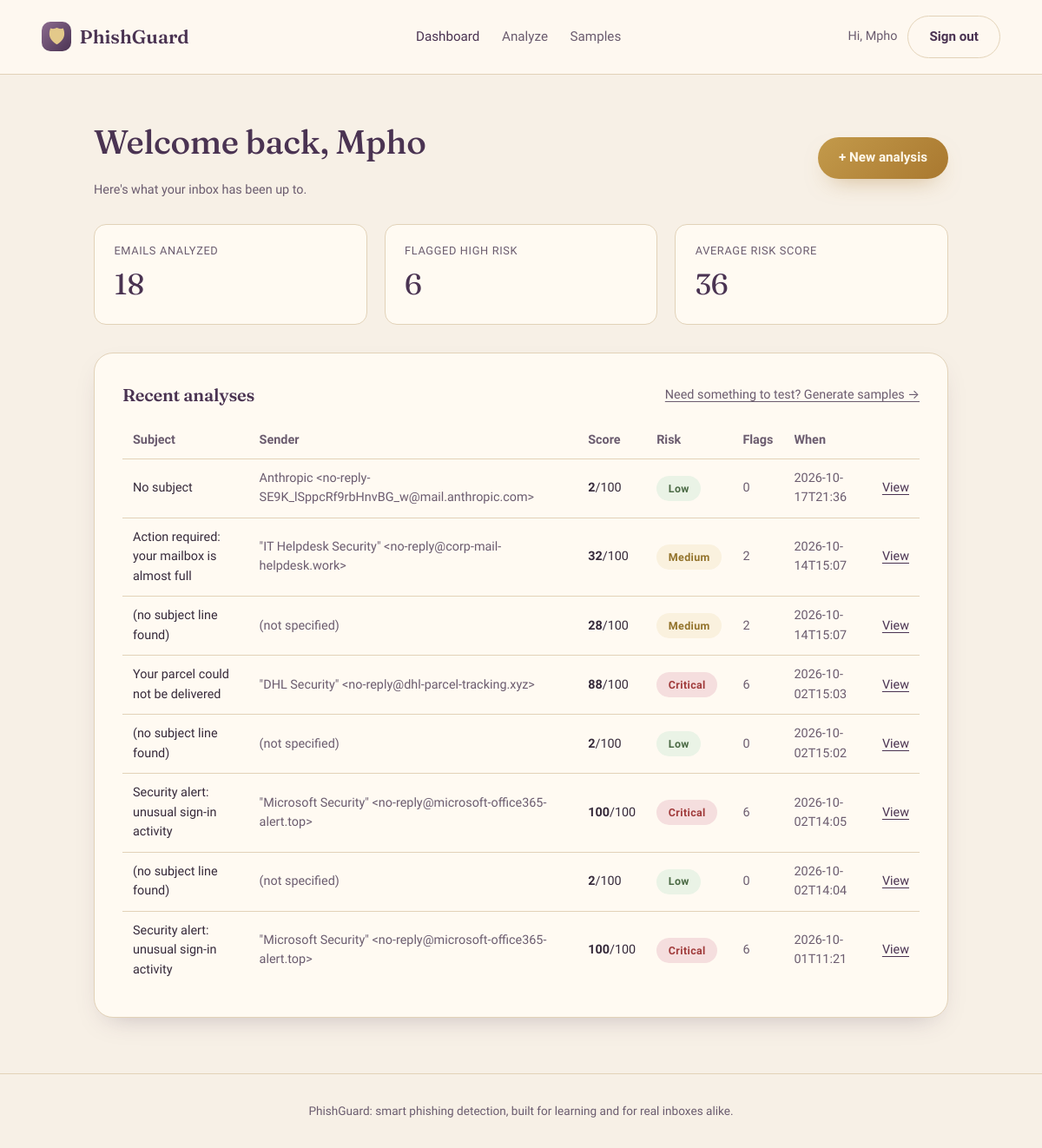
The app's page /dashboard (signed in) with its own data.
### tables this page shows
CREATE TABLE users (
            id INTEGER PRIMARY KEY AUTOINCREMENT,
            name TEXT NOT NULL,
            email TEXT UNIQUE NOT NULL,
            password_hash TEXT NOT NULL,
            created_at TEXT NOT NULL
        );

CREATE TABLE analyses (
            id INTEGER PRIMARY KEY AUTOINCREMENT,
            user_id INTEGER NOT NULL,
            subject TEXT,
            sender TEXT,
            score INTEGER NOT NULL,
            risk_level TEXT NOT NULL,
            flag_count INTEGER NOT NULL,
            created_at TEXT NOT NULL, result_json TEXT, raw_email TEXT,
            FOREIGN KEY (user_id) REFERENCES users(id) ON DELETE CASCADE
        );

### app.py (the view)
@app.route("/dashboard")
@login_required
def dashboard():
    uid = session["user_id"]
    recent = db("SELECT * FROM analyses WHERE user_id = ? ORDER BY id DESC LIMIT 8", (uid,), many=True)
    stats = db("""SELECT COUNT(*) AS total, AVG(score) AS avg_score,
                  SUM(CASE WHEN risk_level IN ('High','Critical') THEN 1 ELSE 0 END) AS risky
                  FROM analyses WHERE user_id = ?""", (uid,), one=True)
    return render_template("dashboard.html", recent=recent, stats=stats)

### app.py (called while the page is built)
def db(sql, args=(), one=False, many=False):
    conn = sqlite3.connect(DB_PATH)
    conn.row_factory = sqlite3.Row
    conn.execute("PRAGMA foreign_keys = ON")
    cur = conn.execute(sql, args)
    out = cur.fetchone() if one else cur.fetchall() if many else None
    conn.commit()
    conn.close()
    return out

def login_required(view):
    @wraps(view)
    def wrapped(*args, **kwargs):
        if "user_id" not in session:
            flash("Please sign in to continue.", "error")
            return redirect(url_for("login", next=request.path))
        return view(*args, **kwargs)
    return wrapped

@app.context_processor
def inject_user():
    user = db("SELECT * FROM users WHERE id = ?", (session["user_id"],), one=True) if "user_id" in session else None
    return {"current_user": user}

### templates/dashboard.html (shortened to what this page needs)
{% extends "base.html" %}
{% block content %}
<div class="flex-between" style="margin-bottom:1.75rem;">
  <div>
    <h1 class="mb-0">Welcome back, {{ current_user['name'].split(' ')[0] }}</h1>
    <p class="muted mb-0">Here's what your inbox has been up to.</p>
  </div>
  <a href="{{ url_for('analyze') }}" class="btn btn-gold">+ New analysis</a>
</div>
<div class="grid-3" style="margin-bottom:2rem;">
  <div class="stat-card">
    <div class="stat-label">Emails analyzed</div>
    <div class="stat-value">{{ stats['total'] or 0 }}</div>
  </div>
  <div class="stat-card">
    <div class="stat-label">Flagged high risk</div>
    <div class="stat-value">{{ stats['risky'] or 0 }}</div>
  </div>
  <div class="stat-card">
    <div class="stat-label">Average risk score</div>
    <div class="stat-value">{{ (stats['avg_score'] or 0) | round(0, 'floor') | int }}</div>
  </div>
</div>
<div class="card">
  <div class="flex-between" style="margin-bottom:1rem;">
    <h3 class="mb-0">Recent analyses</h3>
    <a href="{{ url_for('samples') }}" class="underline-link muted" style="font-size:0.9rem;">Need something to test? Generate samples →</a>
  </div>
  {% if recent %}
    <div style="overflow-x:auto;">
    <table class="history-table">
      <thead>
        <tr><th>Subject</th><th>Sender</th><th>Score</th><th>Risk</th><th>Flags</th><th>When</th><th></th></tr>
      </thead>
      <tbody>
        {% for row in recent %}
        <tr>
          <td>{{ row['subject'] or '-' }}</td>
          <td class="muted">{{ row['sender'] or '-' }}</td>
          <td><strong>{{ row['score'] }}</strong>/100</td>
          <td><span class="risk-level-pill level-{{ row['risk_level'] }}">{{ row['risk_level'] }}</span></td>
          <td class="muted">{{ row['flag_count'] }}</td>
          <td class="muted">{{ row['created_at'][:16] }}</td>
          <td><a href="{{ url_for('view_analysis', analysis_id=row['id']) }}" class="underline-link">View</a></td>
        </tr>
        {% endfor %}
      </tbody>
    </table>
    </div>
  {% else %}
    <p class="muted">No analyses yet. <a href="{{ url_for('analyze') }}" class="underline-link">Analyze your first email</a> to see it show up here.</p>
  {% endif %}
</div>
{% endblock %}

### templates/base.html (shortened to what this page needs)
<!DOCTYPE html>
<html lang="en">
<head>
<link rel="stylesheet" href="{{ url_for('static', filename='style.css') }}">
</head>
<body class="{% block body_class %}{% endblock %}">
<div class="page">
  <header class="topbar">
    <a href="{{ url_for('index') }}" class="brand">
      <span class="mark">🛡</span> PhishGuard
    </a>
    <nav class="nav-links">
      {% if current_user %}
        <a href="{{ url_for('dashboard') }}" class="{{ 'active' if request.endpoint == 'dashboard' }}">Dashboard</a>
        <a href="{{ url_for('analyze') }}" class="{{ 'active' if request.endpoint in ['analyze','analyze_prefilled'] }}">Analyze</a>
        <a href="{{ url_for('samples') }}" class="{{ 'active' if request.endpoint == 'samples' }}">Samples</a>
      {% endif %}
    </nav>
    <div class="nav-cta">
      {% if current_user %}
        <span class="muted">Hi, {{ current_user['name'].split(' ')[0] }}</span>
        <a href="{{ url_for('logout') }}" class="btn btn-ghost">Sign out</a>
      {% else %}
        <a href="{{ url_for('login') }}" class="btn btn-ghost">Sign in</a>
        <a href="{{ url_for('register') }}" class="btn btn-primary">Create account</a>
      {% endif %}
    </div>
  </header>
  <main class="{% block main_class %}container{% endblock %}">
    {% block content %}{% endblock %}
  </main>
  <footer class="site-footer">
    PhishGuard: smart phishing detection, built for learning and for real inboxes alike.
  </footer>
</div>
</body>
</html>

### records on screen
users: name "Mpho"
analyses: subject "No subject", sender "Anthropic <no-reply-SE9K_lSppcRf9rbHnvBG_w@mail.anthropic.com>", score "2", risk_level "Low", flag_count "0", created_at "2026-10-17T21:36"
analyses: subject "Action required: your mailbox is almost full", sender "\"IT Helpdesk Security\" <no-reply@corp-mail-helpdesk.work>", score "32", risk_level "Medium", flag_count "2", created_at "2026-10-14T15:07"
analyses: subject "(no subject line found)", sender "(not specified)", score "28", risk_level "Medium", flag_count "2", created_at "2026-10-14T15:07"
analyses: subject "Your parcel could not be delivered", sender "\"DHL Security\" <no-reply@dhl-parcel-tracking.xyz>", score "88", risk_level "Critical", flag_count "6", created_at "2026-10-02T15:03"
analyses: subject "(no subject line found)", sender "(not specified)", score "2", risk_level "Low", flag_count "0", created_at "2026-10-02T15:02"
analyses: subject "Security alert: unusual sign-in activity", sender "\"Microsoft Security\" <no-reply@microsoft-office365-alert.top>", score "100", risk_level "Critical", flag_count "6", created_at "2026-10-02T14:05"
analyses: subject "(no subject line found)", sender "(not specified)", score "2", risk_level "Low", flag_count "0", created_at "2026-10-02T14:04"
analyses: subject "Security alert: unusual sign-in activity", sender "\"Microsoft Security\" <no-reply@microsoft-office365-alert.top>", score "100", risk_level "Critical", flag_count "6", created_at "2026-10-01T11:21"

### other values on screen
{{ stats['total'] or 0 }} "18"
{{ stats['risky'] or 0 }} "6"
{{ (stats['avg_score'] or 0) | round(0, 'floor') | int }} "36"
